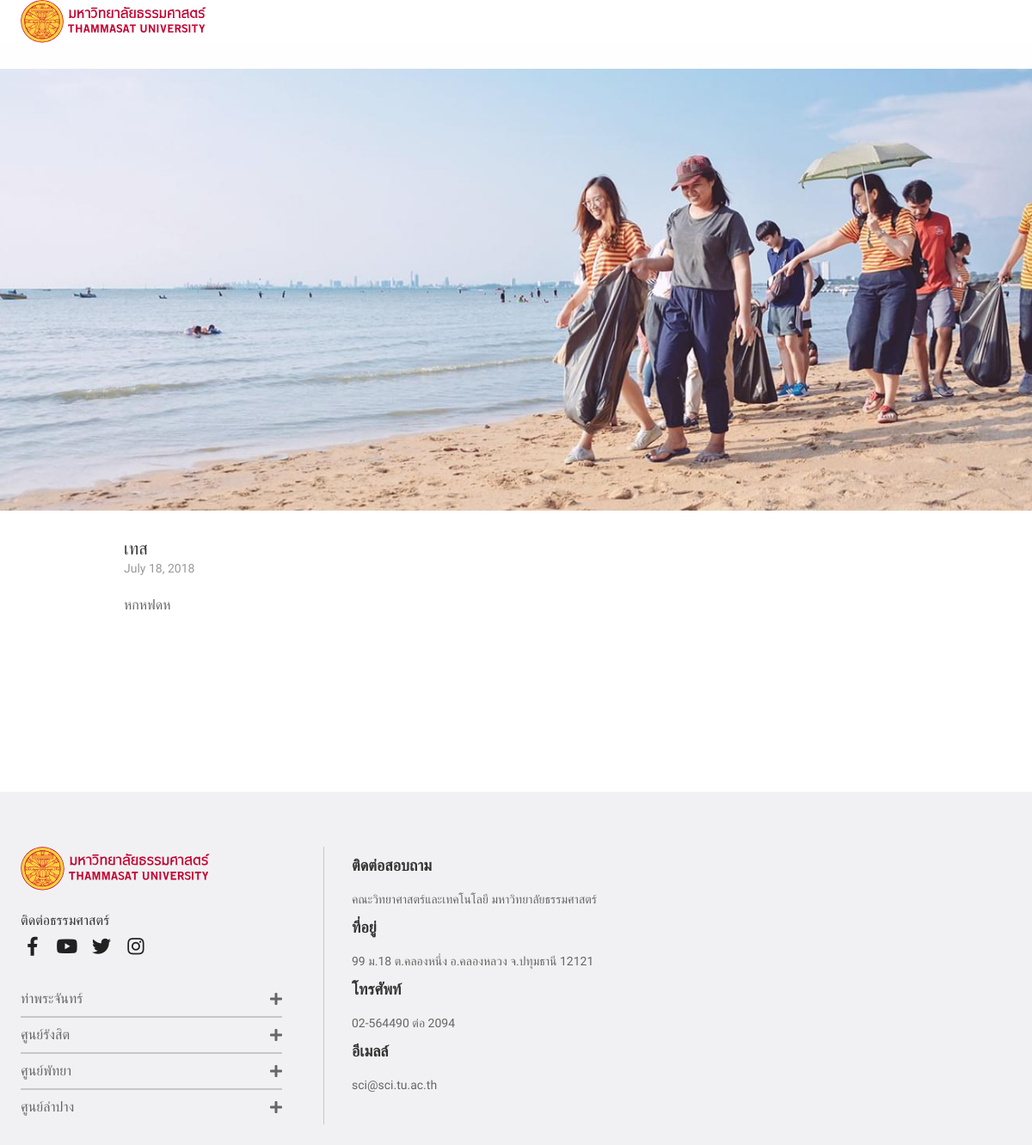
Screenshot of /news/4/ with the database file from the repository.
### app/models.py (models this page shows)
class NewsPublic(models.Model):
    title = models.CharField(max_length=500)
    date=models.DateField()
    content = RichTextField(max_length=5000, null=True,blank=True)
    url=models.CharField(max_length=500,blank=True,null=True)
    file = models.FileField(blank=True)
    image = models.ImageField(blank=True,null=True)

### app/views.py (the view)
# urls.py: path('news/<int:id>/' , views.detail_public, name="detialpublic"),
def detail_public(request,id):
    news = NewsPublic.objects.get(pk=id)
    return render(request, 'detial.html',{'news':news})

### app/templates/detial.html
{% extends 'base.html' %}
{% load staticfiles %}
{% block content%}
<div class="detaillcontent">
    <article class="uk-comment ">
            <header class="uk-comment-header uk-grid-medium uk-flex-middle" uk-grid>
                <div class="uk-header">
                    <h2 class="uk-comment-title uk-margin-remove">{{news.title}}</h2>
                    <ul class="uk-comment-meta uk-subnav uk-subnav-divider uk-margin-remove-top">
                        <li>{{news.date}}</li>
                    </ul>
                </div>
            </header>
            <div class="uk-comment-body">
                <p>{{news.content | safe}}</p>
            </div>
    </article>
</div>
{% endblock %}

### app/static/css/custom.css (style rules this page uses)
*:not(i) { font-family: 'Kanit', 'sans-serif' !important; }
.detaillcontent { width: 80%; margin: 0 auto; }

### rows the page displays
NewsPublic: title "เทส", date "July 18, 2018", content "หกหฟดห"
